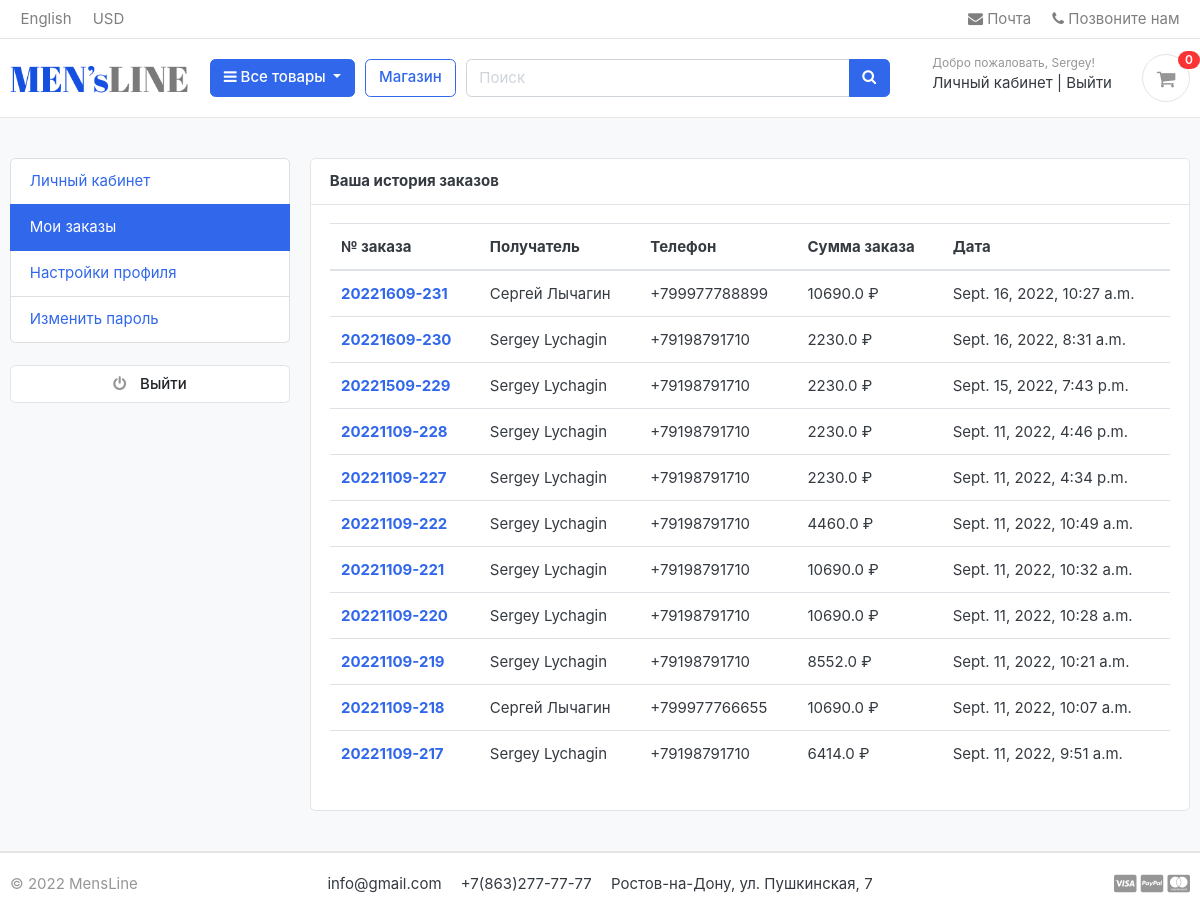
Page /accounts/my_orders/ (signed in) on the earlier database version.
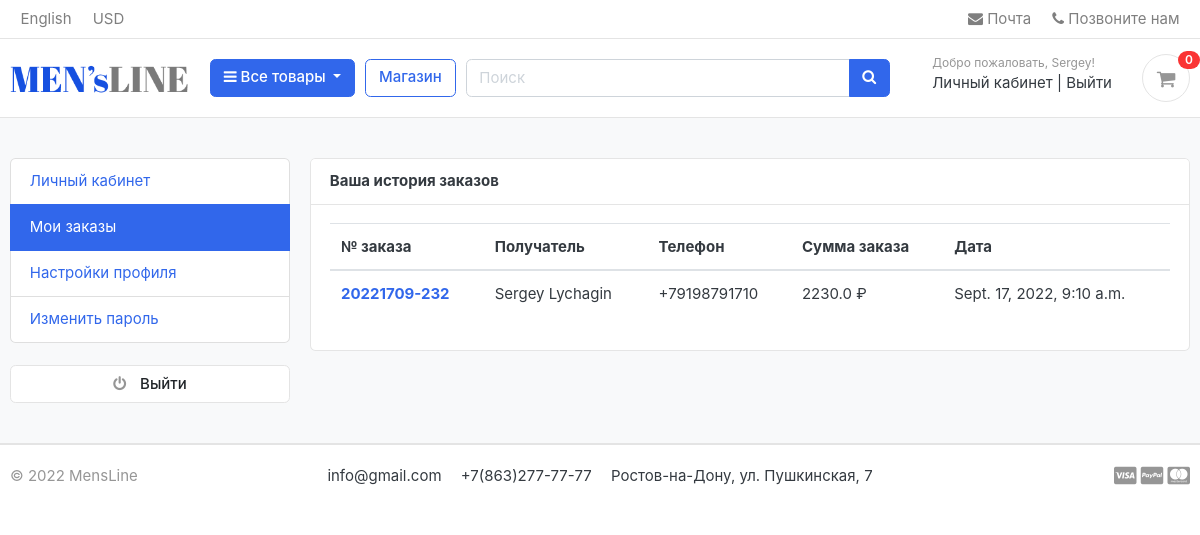
Same page on the later database version.
### accounts/models.py (models this page shows, shortened)
class Account(AbstractBaseUser):
    first_name = models.CharField(max_length=50)
    last_name = models.CharField(max_length=50)
    username = models.CharField(max_length=50, unique=True)
    email = models.EmailField(max_length=100, unique=True)
    phone_number = models.CharField(max_length=50)
    date_joined = models.DateTimeField(auto_now_add=True)
    last_login = models.DateTimeField(auto_now_add=True)
    is_admin = models.BooleanField(default=False)
    is_staff = models.BooleanField(default=False)
    is_active = models.BooleanField(default=False)
    is_superuser = models.BooleanField(default=False)
    USERNAME_FIELD = 'email'
    REQUIRED_FIELDS = ['username', 'first_name', 'last_name']
    objects = MyAccountManager()

### orders/models.py (models this page shows, shortened)
class Order(models.Model):
    STATUS = (
        ('New', 'New'),
        ('Accepted', 'Accepted'),
        ('Completed', 'Completed'),
        ('Cancelled', 'Cancelled'),
    )
    objects = models.Manager()
    user = models.ForeignKey(Account, on_delete=models.SET_NULL, null=True)
    payment = models.ForeignKey(Payment, on_delete=models.SET_NULL, blank=True, null=True)
    order_number = models.CharField(max_length=20)
    first_name = models.CharField(max_length=50)
    last_name = models.CharField(max_length=50)
    phone = models.CharField(max_length=15)
    email = models.EmailField(max_length=50)
    address_line_1 = models.CharField(max_length=50)
    address_line_2 = models.CharField(max_length=50, blank=True)
    country = models.CharField(max_length=50)
    region = models.CharField(max_length=50)
    city = models.CharField(max_length=50)
    order_note = models.CharField(max_length=100, blank=True)
    order_total = models.FloatField()
    discount = models.FloatField()
    status = models.CharField(max_length=10, choices=STATUS, default='New')
    ip = models.CharField(blank=True, max_length=20)
    is_ordered = models.BooleanField(default=False)
    created_at = models.DateTimeField(auto_now_add=True)
    updated_at = models.DateTimeField(auto_now=True)
    def full_name(self):
        return f'{self.first_name} {self.last_name}'

### accounts/views.py (the view)
# urls.py: path('my_orders/', views.my_orders, name='my_orders'),
@login_required(login_url='login')
def my_orders(request):
    orders = Order.objects.filter(user=request.user, is_ordered=True).order_by('-created_at')
    context = {
        'orders': orders,
    }
    return render(request, 'accounts/my_orders.html', context)

### carts/context_processor.py (called while the page is built)
def counter(request):
    cart_count = 0
    if 'admin' in request.path:
        return {}
    else:
        try:
            cart = Cart.objects.filter(cart_id=_cart_id(request))
            if request.user.is_authenticated:
                cart_items = CartItem.objects.all().filter(user=request.user)
            else:
                cart_items = CartItem.objects.all().filter(cart=cart[:1])
            for cart_item in cart_items:
                cart_count += cart_item.quantity
        except ObjectDoesNotExist:
            cart_count = 0
    return dict(cart_count=cart_count)

### carts/views.py (called while the page is built)
def _cart_id(request):
    cart = request.session.session_key
    if not cart:
        cart = request.session.create()
    return cart

### category/context_processor.py (called while the page is built)
def menu_links(request):
    links = Category.objects.all()
    return dict(links=links)

### category/models.py (called while the page is built)
    def get_url(self):
        return reverse('products_by_category', args=[self.slug])

### templates/accounts/my_orders.html (shortened to what this page needs)
{% extends 'base.html' %}
{% block content %}
<section class="section-content padding-y bg">
    <div class="container">
        <div class="row">
            {% include 'includes/dashboard_sidebar.html' %}
            <main class="col-md-9">
                <article class="card">
                    <header class="card-header">
                        <strong class="d-inline-block mr-3">Ваша история заказов</strong>
                    </header>
                    <div class="card-body">
                        <div class="row">
                            <div class="col-md-12">
                                <table class="table table-hover">
                                  <thead>
                                    <tr>
                                      <th scope="col">№ заказа</th>
                                      <th scope="col">Получатель</th>
                                      <th scope="col">Телефон</th>
                                      <th scope="col">Сумма заказа</th>
                                        <th scope="col">Дата</th>
                                    </tr>
                                  </thead>
                                  <tbody>
                                  {% for order in orders %}
                                    <tr>
                                      <th scope="row"><a href="{% url 'order_detail' order.order_number %}">{{order.order_number}}</a></th>
                                      <td>{{order.full_name}}</td>
                                      <td>{{order.phone}}</td>
                                      <td>{{order.order_total}} ₽</td>
                                      <td>{{order.created_at}}</td>
                                    </tr>
                                  {% endfor %}
                                  </tbody>
                                </table>
                            </div>
                        </div>
                    </div>
                </article>
            </main>
        </div>
    </div>
</section>
{% endblock %}

### templates/base.html (shortened to what this page needs)
{% load static %}
<!DOCTYPE HTML>
<html lang="en">
<head>
    <link href="{% static 'css/bootstrap.css' %}" rel="stylesheet" type="text/css"/>
    <link href="{% static 'fonts/fontawesome/css/all.min.css' %}" type="text/css" rel="stylesheet">
    <link href="{% static 'css/ui.css' %}" rel="stylesheet" type="text/css"/>
    <link href="{% static 'css/responsive.css' %}" rel="stylesheet" media="only screen and (max-width: 1200px)"/>
    <link href="{% static 'css/custom.css' %}" rel="stylesheet" type="text/css"/>
    <link rel="stylesheet" href="https://cdnjs.cloudflare.com/ajax/libs/font-awesome/4.7.0/css/font-awesome.min.css">
</head>
<body>
{% include 'includes/navbar.html' %}
{% block content %}
{% endblock %}
{% include 'includes/footer.html' %}
</body>
</html>

### templates/includes/navbar.html (shortened to what this page needs)
{% load static %}
<header class="section-header">
    <nav class="navbar p-md-0 navbar-expand-sm navbar-light border-bottom">
        <div class="container">
            <div class="collapse navbar-collapse" id="navbarTop4">
                <ul class="navbar-nav mr-auto">
                    <li class="nav-item dropdown">
                        <a href="#" class="nav-link"> English </a>
                    </li>
                    <li class="nav-item dropdown">
                        <a href="#" class="nav-link"> USD </a>
                    </li>
                </ul>
                <ul class="navbar-nav">
                    <li><a href="#" class="nav-link"> <i class="fa fa-envelope"></i> Почта </a></li>
                    <li><a href="#" class="nav-link"> <i class="fa fa-phone"></i> Позвоните нам </a></li>
                </ul>
            </div>
        </div>
    </nav>
    <section class="header-main border-bottom">
        <div class="container">
            <div class="row align-items-center">
                <div class="col-lg-2 col-md-3 col-6">
                    <a href="{% url 'home' %}" class="brand-wrap">
                        <img class="logo" src="{% static './images/logo.png' %}">
                    </a>
                </div>
                <div class="col-lg col-sm col-md col-6 flex-grow-0">
                    <div class="category-wrap dropdown d-inline-block float-right">
                        <button type="button" class="btn btn-primary dropdown-toggle" data-toggle="dropdown">
                            <i class="fa fa-bars"></i> Все товары
                        </button>
                    </div>
                </div>
                <a href="{% url 'store' %}" class="btn btn-outline-primary">Магазин</a>
                <div class="col-lg  col-md-6 col-sm-12 col">
                    <form action="{% url 'search' %}" class="search" method="GET">
                        <div class="input-group w-100">
                            <input type="text" class="form-control" style="width:60%;" placeholder="Поиск" name="keyword">
                            <div class="input-group-append">
                                <button class="btn btn-primary" type="submit">
                                    <i class="fa fa-search"></i>
                                </button>
                            </div>
                        </div>
                    </form>
                </div>
                <div class="col-lg-3 col-sm-6 col-8 order-2 order-lg-3">
                    <div class="d-flex justify-content-end mb-3 mb-lg-0">
                        {% if user.id is None %}
                        <div class="widget-header">
                            <small class="title text-muted">Добро пожаловать!</small>
                            <div>
                                <a href="{% url 'login' %}">Вход</a> <span class="dark-transp"> | </span>
                                <a href="{% url 'register' %}">Регистрация</a>
                            </div>
                        </div>
                        {% else %}
                        <div class="widget-header">
                            <small class="title text-muted">Добро пожаловать, {{ user.first_name }}!</small>
                            <div>
                                <a href="{% url 'dashboard' %}">Личный кабинет</a> <span class="dark-transp"> | </span>
                                <a href="{% url 'logout' %}">Выйти</a>
                            </div>
                        </div>
                        {% endif %}
                        <a href="{% url 'cart' %}" class="widget-header pl-3 ml-3">
                            <div class="icon icon-sm rounded-circle border"><i class="fa fa-shopping-cart"></i></div>
                            <span class="badge badge-pill badge-danger notify">{{ cart_count }}</span>
                        </a>
                    </div>
                </div>
            </div>
        </div>
    </section>
</header>

### templates/includes/dashboard_sidebar.html
<aside class="col-md-3">
    <ul class="list-group">
        <a class="list-group-item {% if '/accounts/' == request.path %} active {% endif %}" href="{% url 'dashboard' %}">Личный кабинет</a>
        <a class="list-group-item {% if '/my_orders/' in request.path %} active {% endif %}" href="{% url 'my_orders' %}">Мои заказы</a>
        <a class="list-group-item {% if '/edit_profile/' in request.path %} active {% endif %}" href="{% url 'edit_profile' %}">Настройки профиля</a>
        <a class="list-group-item {% if '/change_password/' in request.path %} active {% endif %}" href="{% url 'change_password' %}">Изменить пароль</a>
    </ul>
    <br>
    <a class="btn btn-light btn-block" href="{% url 'logout' %}"> <i class="fa fa-power-off"></i> <span class="text">Выйти</span> </a>
</aside>

### templates/includes/footer.html
<footer class="section-footer border-top">
    <div class="container">
        <section class="footer-bottom border-top row">
            <div class="col-md-2">
                <p class="text-muted"> &copy 2022 MensLine </p>
            </div>
            <div class="col-md-8 text-md-center">
                <span class="px-2">info@gmail.com</span>
                <span class="px-2">+7(863)277-77-77</span>
                <span class="px-2">Ростов-на-Дону, ул. Пушкинская, 7 </span>
            </div>
            <div class="col-md-2 text-md-right text-muted">
                <i class="fab fa-lg fa-cc-visa"></i>
                <i class="fab fa-lg fa-cc-paypal"></i>
                <i class="fab fa-lg fa-cc-mastercard"></i>
            </div>
        </section>
    </div>
</footer>

### static/css/ui.css (style rules this page uses)
html { font-family: "Inter", sans-serif; font-size: 15px; }
.icon-xs, .icon-sm, .icon-md, .icon-lg { display: inline-block; text-align: center; flex-shrink: 0; flex-grow: 0; }
.icon-sm { width: 48px; height: 48px; line-height: 48px !important; font-size: 20px; }
.padding-y { padding-top: 40px; padding-bottom: 40px; }
article:after, .form-group:after { display: block; clear: both; content: ""; }
.bg { background-color: #f8f9fa; }
p:last-child { margin-bottom: 0; }
.header-main { position: relative; padding-top: 1rem; padding-bottom: 1rem; }
.brand-wrap .logo, .navbar-brand .logo { margin-right: 7px; max-height: 42px; display: inline-block; }
.widget-header { display: inline-block; vertical-align: middle; position: relative; }
.widget-header a { color: #343a40; }
.widget-header i { color: #969696; }
.widget-header .title { display: block; }
.widget-header .notify { position: absolute; top: -3px; right: -10px; }
.footer-bottom { padding-top: 20px; padding-bottom: 20px; }
.btn-light { background-color: #fff; border-color: #e4e4e4; }
.btn-light i { color: #969696; }
.btn i + .text { margin-left: 10px; }
.notify { position: absolute; top: -4px; right: -10px; display: inline-block; padding: 0.25em 0.6em; font-size: 12px; line-height: 1; text-align: center; border-radius: 3rem; color: #fff; background-color: #fa3434; }

Differences in the rows shown:
removed Order: order_number "20221609-231", full_name "Сергей Лычагин", phone "+799977788899", order_total "10690.0", created_at "Sept. 16, 2022, 10:27 a.m."
removed Order: order_number "20221609-230", full_name "Sergey Lychagin", phone "+79198791710", order_total "2230.0", created_at "Sept. 16, 2022, 8:31 a.m."
removed Order: order_number "20221509-229", full_name "Sergey Lychagin", phone "+79198791710", order_total "2230.0", created_at "Sept. 15, 2022, 7:43 p.m."
removed Order: order_number "20221109-228", full_name "Sergey Lychagin", phone "+79198791710", order_total "2230.0", created_at "Sept. 11, 2022, 4:46 p.m."
removed Order: order_number "20221109-227", full_name "Sergey Lychagin", phone "+79198791710", order_total "2230.0", created_at "Sept. 11, 2022, 4:34 p.m."
removed Order: order_number "20221109-222", full_name "Sergey Lychagin", phone "+79198791710", order_total "4460.0", created_at "Sept. 11, 2022, 10:49 a.m."
removed Order: order_number "20221109-221", full_name "Sergey Lychagin", phone "+79198791710", order_total "10690.0", created_at "Sept. 11, 2022, 10:32 a.m."
removed Order: order_number "20221109-220", full_name "Sergey Lychagin", phone "+79198791710", order_total "10690.0", created_at "Sept. 11, 2022, 10:28 a.m."
removed Order: order_number "20221109-219", full_name "Sergey Lychagin", phone "+79198791710", order_total "8552.0", created_at "Sept. 11, 2022, 10:21 a.m."
removed Order: order_number "20221109-218", full_name "Сергей Лычагин", phone "+799977766655", order_total "10690.0", created_at "Sept. 11, 2022, 10:07 a.m."
removed Order: order_number "20221109-217", full_name "Sergey Lychagin", phone "+79198791710", order_total "6414.0", created_at "Sept. 11, 2022, 9:51 a.m."
added Order: order_number "20221709-232", full_name "Sergey Lychagin", phone "+79198791710", order_total "2230.0", created_at "Sept. 17, 2022, 9:10 a.m."
